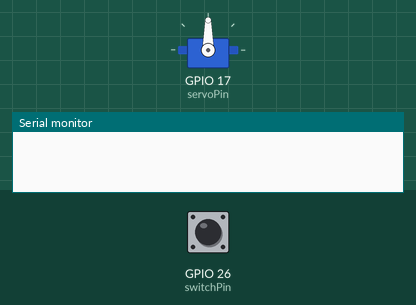
A sketch run on a simulated ESP32. On the bench: servo, the last lines printed to the serial monitor. The inputs (shaded band) are chosen by the test bench; at power-on: GPIO 26 (switchPin) HIGH.

Above: at 1.2 s.
1.3 s: GPIO 26 (switchPin) pulled LOW for 0.15 s
At 10.6 s:
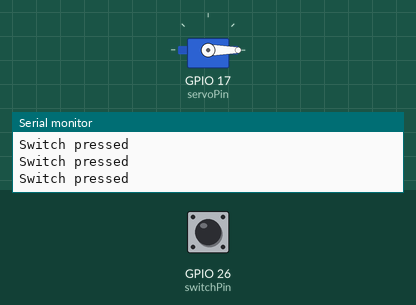
Timing chart, 0 to 11.5 s (numbered marks = the images above; inputs shaded):
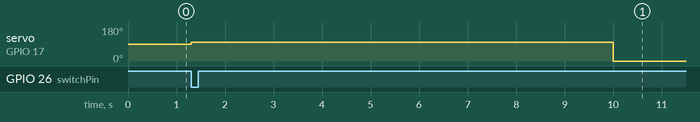

Measured:
- after the input at 1.3 s, servo on GPIO 17 (servoPin): 90° → 100° at once, → 0° 8.7 s later

The sketch:

Module5_Pet_Food_Dispenser.ino
```cpp
#include <ESP32Servo.h>

/**
 * This program allows ESP32 to control a servo motor to open and close the pet food dispenser.
 * The lid opens at a desired time, using a timer.
 * The lid closes when the user presses the switch.
 *
 * @Author ChangSu Nam
 * @UNI cn2521
 * @Since Module 5 May 2022
 */


volatile int interrupts;
int totalInterrupts;
hw_timer_t * timer = NULL;
portMUX_TYPE timerMux = portMUX_INITIALIZER_UNLOCKED;

/**
 * myservo the servo motor
 * servoPin the pin that servo motor is connected to on ESP32
 * state the starting position of servo motor
 * isSwitchOn the state of switch
 */
Servo myservo;
const int servoPin = 17;
const int switchPin = 26;
int state = 0;
int isSwitchOn = 0;


/**
 * The code below is executed when the set time is up on the timer.
 *
 * When state is 0, the lid opens
 * When state is 100, the lid closes.
 */
void IRAM_ATTR onTime(){

  portENTER_CRITICAL_ISR(&timerMux);
  interrupts++;
  portEXIT_CRITICAL_ISR(&timerMux);
    state = 0; //servo motor will open the lid
    myservo.write(state);
}


void setup() {
/**
 * The code below sets up the timer
 */
 timer = timerBegin(0,80,true);
 timerAttachInterrupt(timer, &onTime, true);
 timerAlarmWrite(timer,10000000,true);  // every 10000000ms or 10s, timer is interrupted.
 timerAlarmEnable(timer);

/**
 * The code below sets up the servo motor, and switch
 */
  myservo.setPeriodHertz(50);
  myservo.attach(servoPin, 500, 2500);
  pinMode(switchPin, INPUT_PULLUP);
}


void loop() {
  //Pressing the switch closes the lid, and resets the timer.
  isSwitchOn = digitalRead(switchPin);
  if(isSwitchOn == LOW){ // switch is pressed
      Serial.println("Switch pressed");
      state = 100; //servo motor will close the lid
      myservo.write(state);
      timerWrite(timer, 0); //reset the timer
   }

  //timer interrupt handling
  if(interrupts>0){
    portENTER_CRITICAL(&timerMux);
    interrupts--;
    portEXIT_CRITICAL(&timerMux);
    totalInterrupts++;
  }

}
```
